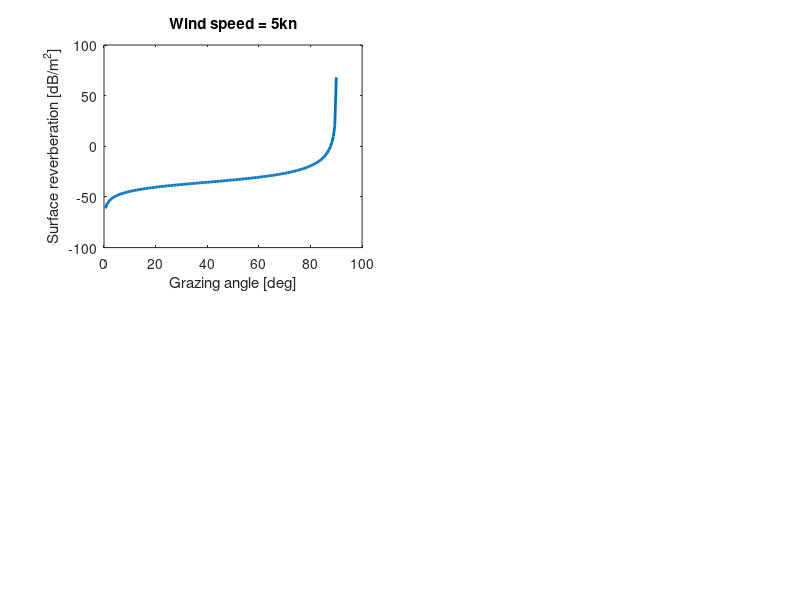

MATLAB code to generate this figure: (Note: this script raises an error after producing the figure.)
frequency = 50; 
grazingAngle = 0:0.01:pi/2;
n = length(grazingAngle);
theta = linspace(0,90,n);
for i = 0:1:3
    vW = 5*(2^i);
    subplot(2,2,i+1);
    for j=0:1:3
frequency = 50*(2^j);
beta = 4*((vW+2)/(vW+1)) + (2.5*((frequency+0.1)^(-1/3))-4) ...
    .*cos(grazingAngle).^(1/8);
sS = 10*log10(((tan(grazingAngle)).^beta) ...
    .*((1+vW)^2)*((frequency+0.1)^(vW/150))*(10^(-5.05)));
grid on; 
axis([0 100 -70 10])
plot(theta,sS,'LineWidth',2),
title(['Wind speed = ',num2str(vW),'kn']),
xlabel('Grazing angle [deg]'),
ylabel('Surface reverberation [dB/m^2]') 
ax = gca;
ax.FontSize = 12;
ax.YLim = [-70 10];
%ax.Xlim = [0 90];
hold on
    end
end
hL = legend('f = 50 kHz','f = 100 kHz','f = 200 kHz','f = 400 kHz');
newPosition = [0.85 0.85 0.2 0.2];
newUnits = 'normalized';
set(hL,'Position', newPosition,'Units', newUnits);
hL.FontSize = 13;



